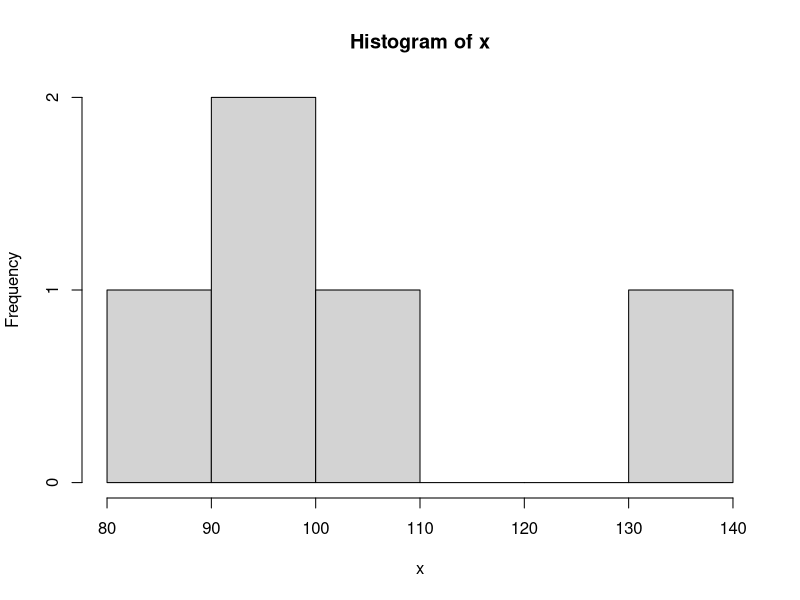
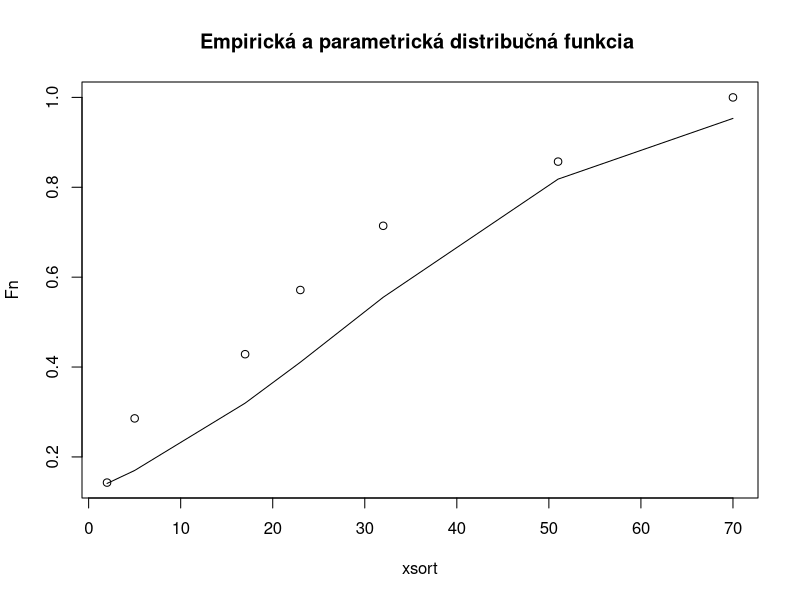
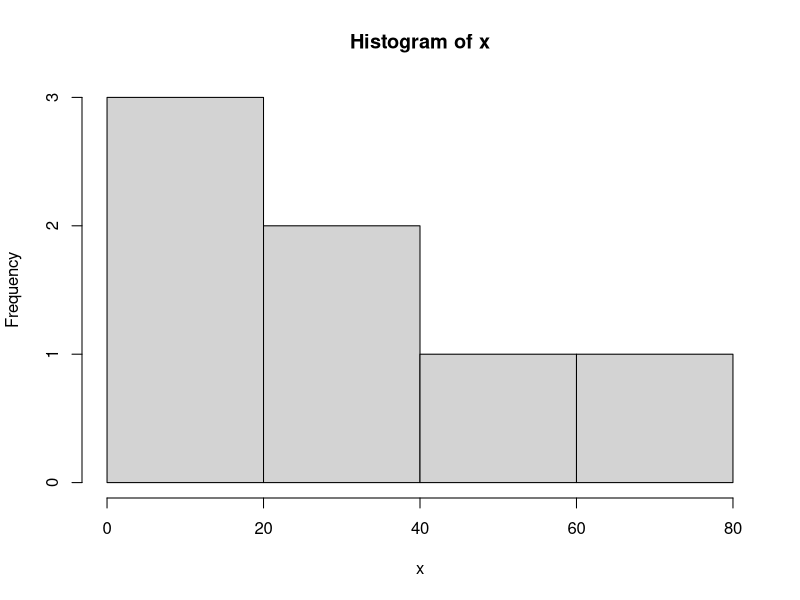
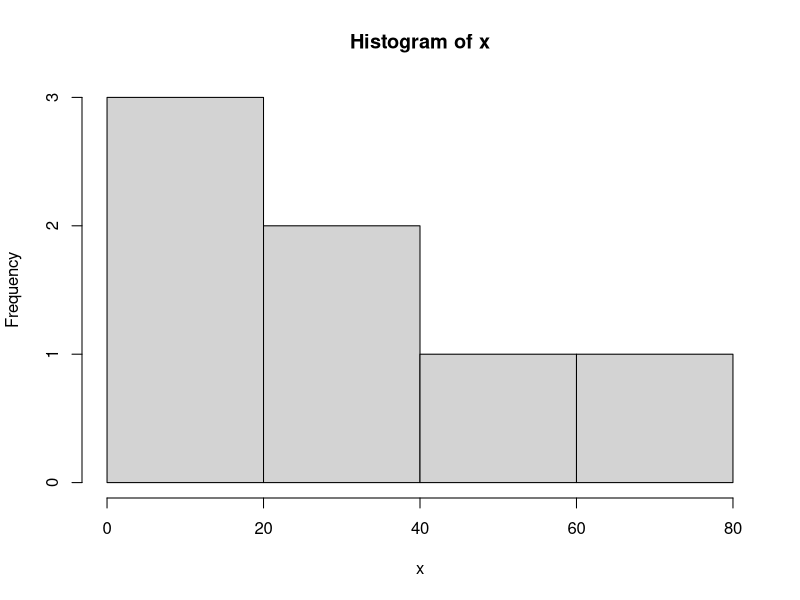
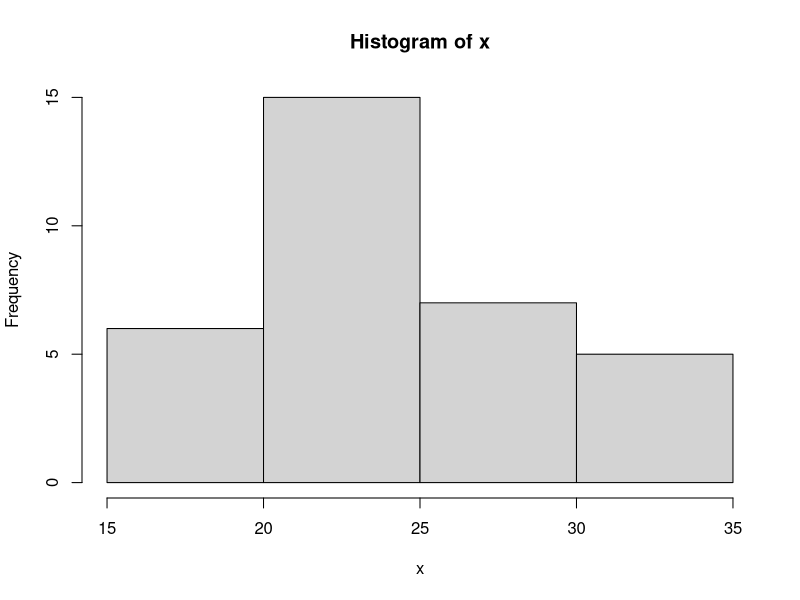
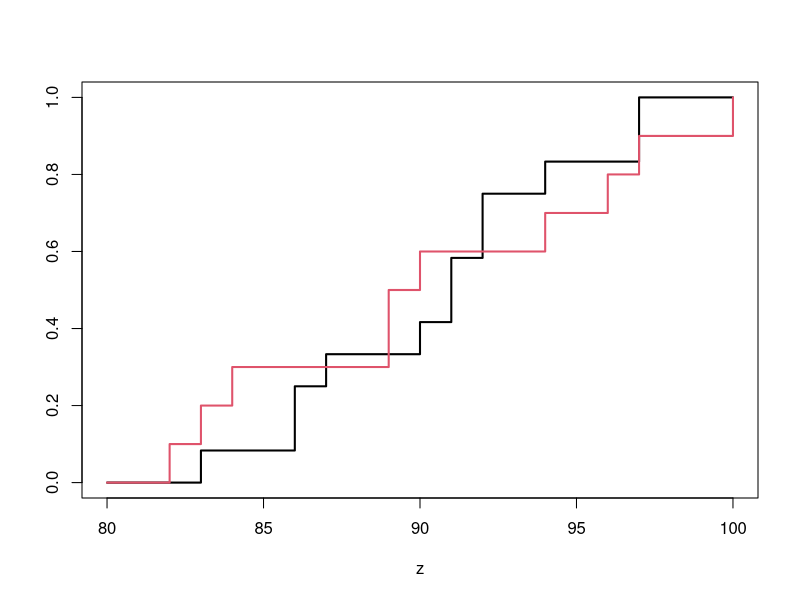

Source code (R) for these figures, in order:
#' ---
#' title: "7. Testy dobrej zhody"
#' subtitle: "Štatistické metódy vyhodnocovania experimentov"
#' author: "William Brach"
#' date: "12.04.2021"
#' output: 
#'    prettydoc::html_pretty:
#'      toc: true    
#'      theme: default
#' ---
#+  include=FALSE
# obsah tohoto bloku sa v riešení nezobrazí
knitr::opts_chunk$set(collapse = TRUE)  # zlúčenie regiónov vstupu a výstupu
`%>%` <- magrittr::`%>%`  # pipe operátor

#' 
#' # Príklad 1 (absencia)
#' 
#' **Zadanie:** 1. V tabuľke sú počty chýbajúcich žiakov v škole počas pracovných dní. Predpokladáme, že nie je dôvod aby v niektorých dňoch chýbalo viac detí. Vyberte vhodné teoretické rozdelenie, ktorého zhodu s rozdelením dát budete testovať.
#' 
#' **H0** : Nie je toto rozdelenie normálove? 

#' 
#' | deň	|pondelok	|utorok	|streda|	štvrtok|	piatok |
#' |---------------|:-------------:|:-------------:|:-------------:|:-------------:|------:|
#'  | počet |	125-k	|88+k	|85	|94	|108 |
#'  
#' **Riešenie:** 
k <- 8
x <- c(125+k, 88+k, 85, 94, 108)

#' Pre vizualizaciu dat si vykreslime histogram
hist(x)

#' Vypocitame si mean, sd aby sme dostali informacie a nasich vstupoch
xmean <- mean(x)
xsd <- sd(x)
n <- length(x)
c(xmean = xmean, xsd = xsd, n = n, range = range(x)) %>% round(2)

#' Pouzijeme Anderson-Darling test, ktory testuje ci H0: X pochadza z N(xmean,xsd).
goftest::ad.test(x, null = pnorm, mean = mean(x), sd = sd(x), estimated = F)  
#' Na zaklade Anderson-Darling testu mozeme zamietnut nasu H0. Kedze z testu nam vyslo ze rozdelenie je normalovej distribucie.

#' 
#' # Príklad 2 (domáci poriadok)
#' 
#' **Zadanie:** Bolo skúmané dodržiavanie šiestich pravidiel domáceho poriadku nájomníkmi v sociálnych bytoch pridelených mestom. Jednoduchý náhodný výber 200 bytov odhalil nasledujúce skutočnosti o počte priestupkov.
#' 
#' 
#' |počet_priestupkov	|0	|1	|2	|3	|4	|5	|6 |
#' |------|:------:|:------:|:------:|:------:|:------:|:------:|------:|
#'  |počet_bytov	|31-k	|51	|70	|32	|9+k	|5	|2 |
#'  
#'  Testujte, že vzorka pochádza z rozdelenia, v ktorom počet priestupkov (zo šiestich možných priestupkov, n=6, p=?) na 1 byt je binomicky rozdelená náhodná premenná. Porovnajte teoretické a empirické početnosti graficky.
#'  
#' **Riešenie:**

k <- 8
pocet_priestupkov <- c(0,	1,	2,	3,	4,	5,	6)
x <- c(31-k,	51,	70,	32,	9+k,	5,	2)


chisq.test(x, p=rep(1/length(x), length(x)))
#' Na zaklade vysledkov testu mozeme zamietnut hypotezu 0. Ze rozdelenie priestupkov na byt je binomicky nahodna premenna. 

#' Empiricka pocestnost
xsort <- sort(x)
Fn <- rank(xsort, ties.method="max")/length(x)
Ft <- pnorm(xsort, mean=mean(x), sd=sd(x))
plot(xsort, Fn, main="Empirická a parametrická distribučná funkcia ")
lines(xsort, Ft)  
#' Histogram
hist(x)


his = hist(x)

hranice <- his$breaks
hranice[1] <- -Inf; hranice[k+1] <- Inf
pravdep <- diff( pnorm(hranice, mean=xmean, sd=xsd) )

pocetnost <- list(
  skutocna = his$counts,
  teoreticka = pravdep*length(x)
); pocetnost
#' Pri porovnani empirickej a teoretickej pocetnosti vidime ze su opacne. Empiricka pocetnost rastie, zatial co pri histograme su hodnoty s najvacsou frekvenciou na zaciatku

#' 
#' # Príklad 3 (životnosť žiaroviek)
#' 
#' **Zadanie:** Pri sledovaní životnosti 33 ks žiaroviek do dataprojektorov boli zistené výsledky (doba činnosti v jednotke času):
#' 
#' | | | | | | | | | | | |
#' |--|:--:|:--:|:--:|:--:|:--:|:--:|:--:|:--:|:--:|:--:|
#' |7+k	|15	|16	|17	|19	|20	|21	|21	|22	|23	|23 |
#' | 23	|23	|24	|24	|24	|24	|24	|25	|25	|26	|27|
#' |28	|29	|29	|30	|30	|31	|32	|33-k	|34	|34	|35|
#' 
#' Na hladine významnosti α=0.1 testujte tieto hypotézy, že výber je:
#'
#'A = výberom z exponenciálneho rozdelenia s očakávanou hodnotou 25. Nakreslite histogram relatívnych početností a preložte #' ním krivku hustoty-empirickú aj teoretickú.
#'
#'B = výberom z normálneho rozdelenia s neznámymi parametrami. Nakreslite histogram relatívnych početností a preložte ním krivku hustoty – empirickú aj teoretickú. Nakreslite QQ graf.
#' 
#' **Riešenie:**
#' 

#' ## A
#' 

require('fitdistrplus')
k <- 8
x <- c(7+k,	15,	16,	17,	19,	20,	21,	21,	22,	23,	23,
       23,	23,	24,	24,	24,	24,	24,	25,	25,	26,	27,
       28,	29,	29,	30,	30,	31,	32,	33-k,	34,	34,	35)
fit1 <- fitdistr(x, "exponential") 
ks.test(x, "pexp", fit1$estimate)
#' Zamietame h0, rozdelenie nieje z exponencialneho rozdelenia.


#' Histogram
#' 
#' 
his = hist(x)


#' ## B
#' 
xmean <- mean(x)
xsd <- sd(x)
n <- length(x)
ks.test((x - xmean) / xsd, pnorm)  
#' Na základe testu mozeme potvrdit ze rozdelenie pochádza z normálového rozdelenia.

#' 
#' # Príklad 4 (účinnosť obojkov)
#' 
#' **Zadanie:** Porovnali sme dĺžku účinnosti antiparazitných obojkov dvoch značiek určených pre menšie plemená psov. Merania účinnosti v dňoch sú dané tabuľkou. Na hladine významnosti *α=0.05* testujte hypotézu, že výbery sú z rovnakého rozdelenia. V prípade zamietnutia nulovej hypotézy rozhodnite, ktorú značku by ste preferovali, ak ceny obojkov oboch značiek sú rovnaké. Porovnajte aj graficky.
#' 
#' | | | | | | | | | | | |
#' |--|:--:|:--:|:--:|:--:|:--:|:--:|:--:|:--:|:--:|:--:|:--:|:--:|
#' |obojok_A	|94	|86	|90	|92	|91	|75+k	|86	|87	|97	|91	|92	|97 |
#' | obojok_B	|84	|97	|89	|94	|81+k	|83	|90	|96	|100	|82| | |
#' 
#' **Riešenie:**
k <- 8
x <- c(94	,86	,90	,92	,91	,75+k	,86	,87	,97	,91	,92	,97) %>% sort()
y <- c(84	,97	,89	,94	,81+k	,83	,90	,96	,100	,82) %>% sort()
Fx <- ecdf(x)
Fy <- ecdf(y)
z <- seq(80, 100, 1)
plot(z, Fx(z), type = "s", lwd = 2, ylab = NA)
lines(z, Fy(z), type = "s", col = 2, lwd = 2)
ks.test(x, y, alternative = "less")
#' Pri hladine vyznamosti mozeme potvrdit ze vybery su z rovnakeho rozdelenia. 
